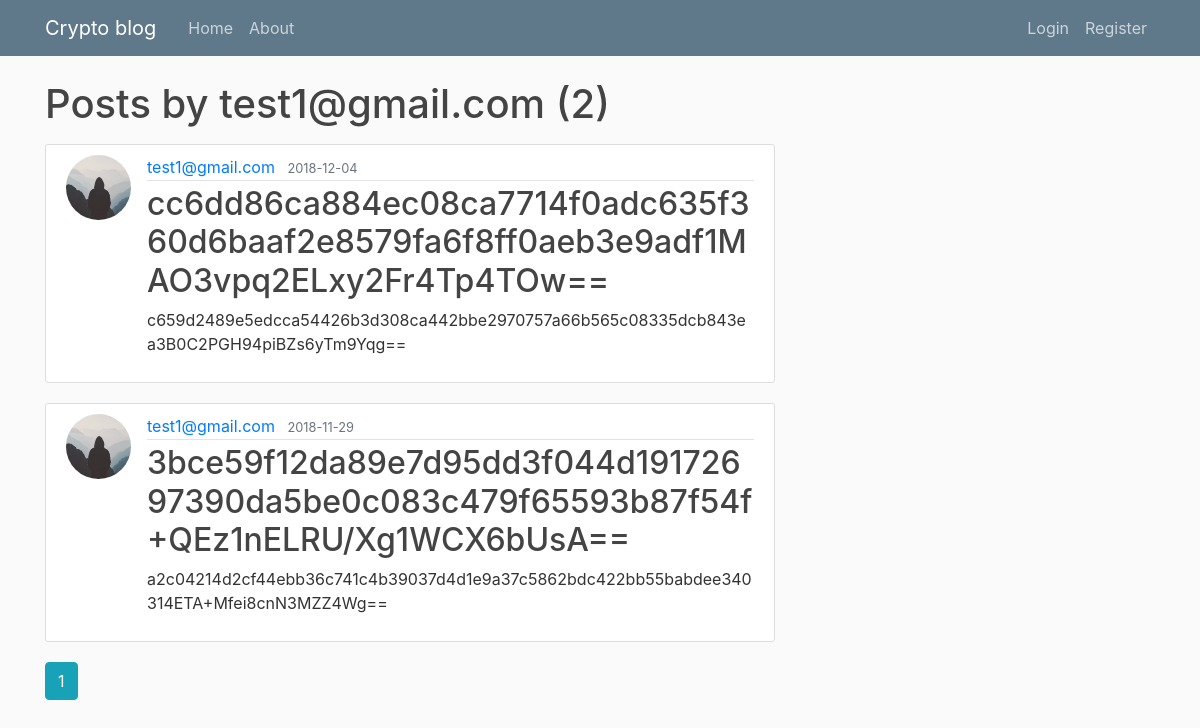
Page /user/test1@gmail.com on the committed database.
### flaskblog/models.py (models this page shows, shortened)
class User(db.Model, UserMixin):
    id = db.Column(db.Integer, primary_key=True)
    username = db.Column(db.String(20), unique=True, nullable=False)
    email = db.Column(db.String(120), unique=True, nullable=False)
    image_file = db.Column(db.String(20), nullable=False, default='default.jpg')
    password = db.Column(db.String(60), nullable=False)
    posts = db.relationship('Post', backref='author', lazy=True)

class Post(db.Model):
    id = db.Column(db.Integer, primary_key=True)
    title = db.Column(db.Text, nullable=False)
    title_unencrypted = db.Column(db.Text, nullable=False)
    date_posted = db.Column(db.DateTime, nullable=False, default=datetime.utcnow)
    content = db.Column(db.Text, nullable=False)
    content_unencrypted = db.Column(db.Text, nullable=False)
    user_id = db.Column(db.Integer, db.ForeignKey('user.id'), nullable=False)
    hmac = db.relationship('Hmac', backref='author', lazy=True)

### flaskblog/routes.py (the view)
@app.route("/user/<string:username>")
def user_posts(username):
    page = request.args.get('page', 1, type=int)
    user = User.query.filter_by(username=username).first_or_404()
    posts = Post.query.filter_by(author=user)\
        .order_by(Post.date_posted.desc())\
        .paginate(page=page, per_page=5)
    return render_template('user_posts.html', posts=posts, user=user)

### flaskblog/templates/user_posts.html
{% extends "layout.html" %}
{% block content %}
    <h1 class="mb-3">Posts by {{ user.username }} ({{ posts.total }})</h1>
    {% for post in posts.items %}
        <article class="media content-section">
          <img class="rounded-circle article-img" src="{{ url_for('static', filename='profile_pics/' + post.author.image_file) }}">
          <div class="media-body">
            <div class="article-metadata">
              <a class="mr-2" href="{{ url_for('user_posts', username=post.author.username) }}">{{ post.author.username }}</a>
              <small class="text-muted">{{ post.date_posted.strftime('%Y-%m-%d') }}</small>
            </div>
            <h2><a class="article-title" href="{{ url_for('post', post_id=post.id) }}" style="word-break: break-all;">{{ post.title }}</a></h2>
            <p class="article-content" style="word-break: break-all; ">{{ post.content }}</p>
          </div>
        </article>
    {% endfor %}
    {% for page_num in posts.iter_pages(left_edge=1, right_edge=1, left_current=1, right_current=2) %}
      {% if page_num %}
        {% if posts.page == page_num %}
          <a class="btn btn-info mb-4" href="{{ url_for('user_posts', username=user.username, page=page_num) }}">{{ page_num }}</a>
        {% else %}
          <a class="btn btn-outline-info mb-4" href="{{ url_for('user_posts', username=user.username, page=page_num) }}">{{ page_num }}</a>
        {% endif %}
      {% else %}
        ...
      {% endif %}
    {% endfor %}
{% endblock content %}

### flaskblog/static/main.css (style rules this page uses)
body { background: #fafafa; color: #333333; margin-top: 5rem; }
h1, h2, h3, h4, h5, h6 { color: #444444; }
.content-section { background: #ffffff; padding: 10px 20px; border: 1px solid #dddddd; border-radius: 3px; margin-bottom: 20px; }
.article-title { color: #444444; }
.article-content { white-space: pre-line; }
.article-img { height: 65px; width: 65px; margin-right: 16px; }
.article-metadata { padding-bottom: 1px; margin-bottom: 4px; border-bottom: 1px solid #e3e3e3 }

### rows in the picture
User: username "test1@gmail.com"
Post: image_file (placeholder picture), author.username "test1@gmail.com", date_posted "2018-12-04", title "cc6dd86ca884ec08ca7714f0adc635f360d6baaf2e8579fa6f8ff0aeb3e9adf1MAO3vpq2ELxy2Fr4Tp4TOw==", content "c659d2489e5edcca54426b3d308ca442bbe2970757a66b565c08335dcb843ea3B0C2PGH94piBZs6yTm9Yqg=="
Post: image_file (placeholder picture), author.username "test1@gmail.com", date_posted "2018-11-29", title "3bce59f12da89e7d95dd3f044d19172697390da5be0c083c479f65593b87f54f+QEz1nELRU/Xg1WCX6bUsA==", content "a2c04214d2cf44ebb36c741c4b39037d4d1e9a37c5862bdc422bb55babdee340314ETA+Mfei8cnN3MZZ4Wg=="

### other values in the picture
{{ posts.total }} "2"
{{ page_num }} "1"
